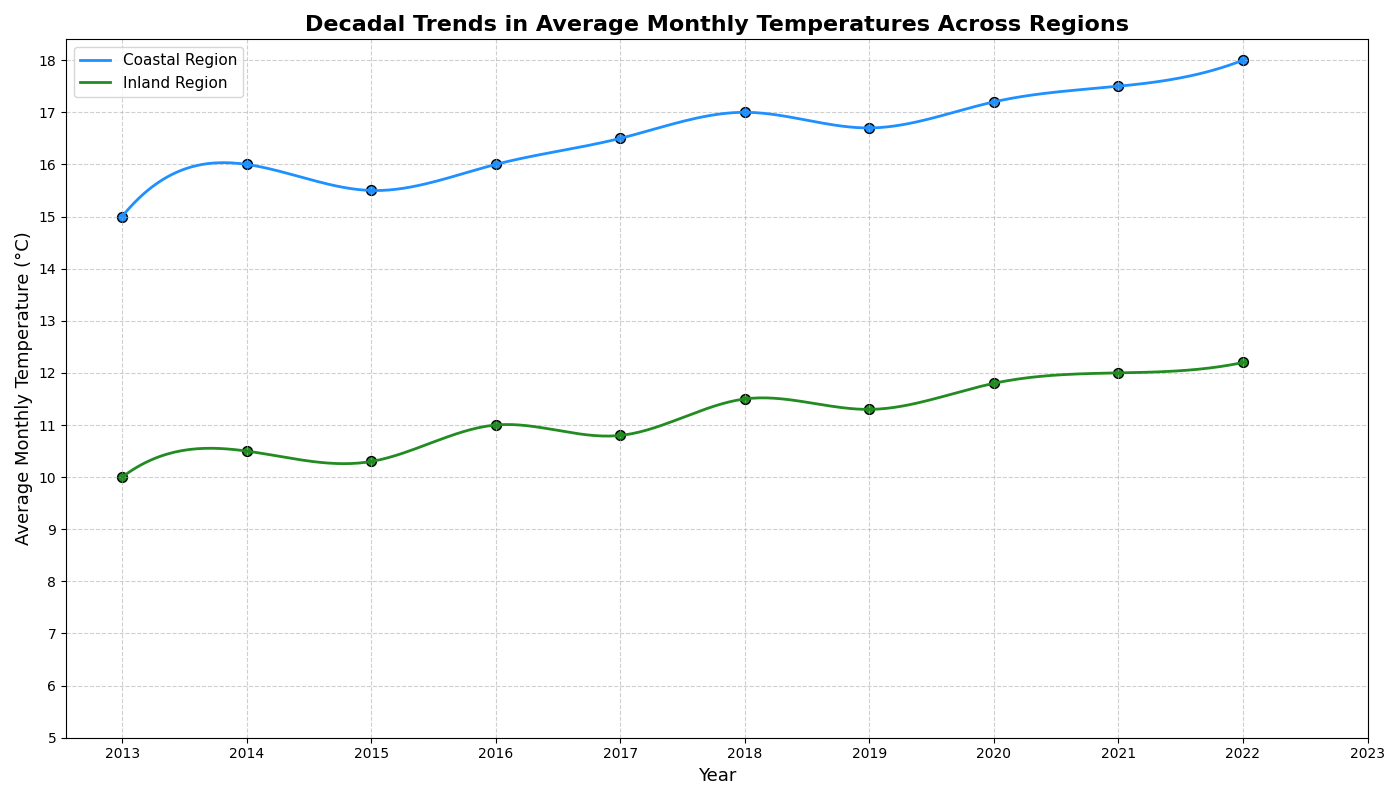

Source code (Python):
import matplotlib.pyplot as plt
import numpy as np
from scipy.interpolate import make_interp_spline

# Data: Monthly average temperatures over 10 years for two regions
years = np.arange(2013, 2023)
monthly_avg_temp_coastal = np.array([15, 16, 15.5, 16, 16.5, 17, 16.7, 17.2, 17.5, 18])
monthly_avg_temp_inland = np.array([10, 10.5, 10.3, 11, 10.8, 11.5, 11.3, 11.8, 12, 12.2])

# Spline interpolation for a smoother line representation
coastal_spline = make_interp_spline(years, monthly_avg_temp_coastal, k=3)  
inland_spline = make_interp_spline(years, monthly_avg_temp_inland, k=3)

years_smooth = np.linspace(years.min(), years.max(), 300)
coastal_temp_smooth = coastal_spline(years_smooth)
inland_temp_smooth = inland_spline(years_smooth)

plt.figure(figsize=(14, 8))

# Line plot for each region
plt.plot(years_smooth, coastal_temp_smooth, label='Coastal Region', color='dodgerblue', linewidth=2)
plt.plot(years_smooth, inland_temp_smooth, label='Inland Region', color='forestgreen', linewidth=2)

# Scatter plots to show actual data points
plt.scatter(years, monthly_avg_temp_coastal, color='dodgerblue', edgecolors='black', s=50)
plt.scatter(years, monthly_avg_temp_inland, color='forestgreen', edgecolors='black', s=50)

# Title and labels
plt.title('Decadal Trends in Average Monthly Temperatures Across Regions', fontsize=16, fontweight='bold', loc='center')
plt.xlabel('Year', fontsize=13)
plt.ylabel('Average Monthly Temperature (°C)', fontsize=13)

# Customizing x and y axis ticks
plt.xticks(np.arange(2013, 2024, step=1))
plt.yticks(np.arange(5, 19, step=1))
plt.legend(loc='upper left', fontsize=11, frameon=True)
plt.grid(True, linestyle='--', alpha=0.6)

plt.tight_layout()
plt.show()
